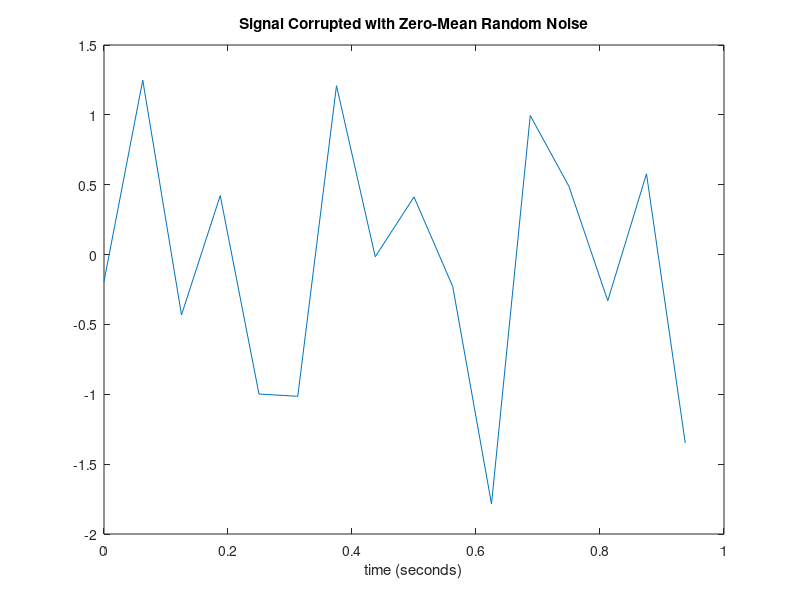
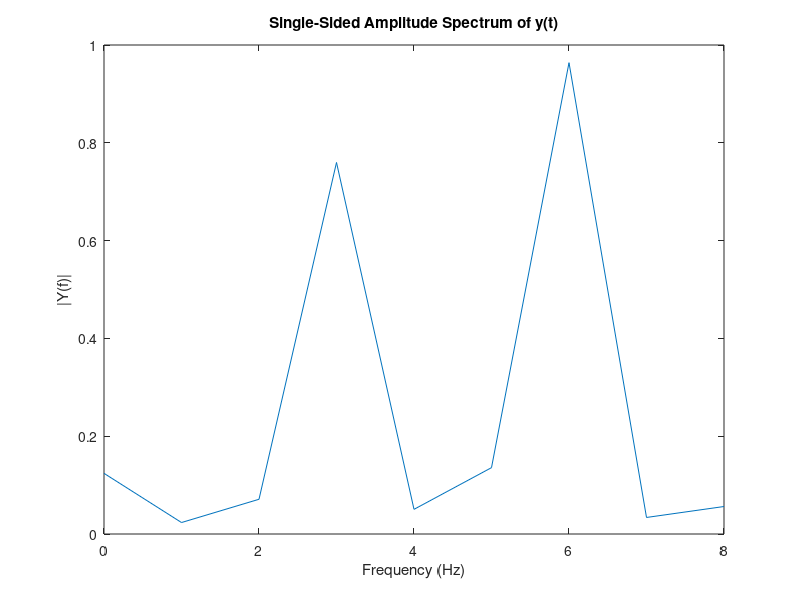

MATLAB code to generate these figures, in order:


%close all

Fs = 16;                    % Sampling frequency
T = 1/Fs;                     % Sample time
L = 16;                     % Length of signal
t = (0:L-1)*T;                % Time vector
% Sum of a 3 Hz sinusoid and a 5 Hz sinusoid
x = 0.7*sin(2*pi*3*t) + sin(2*pi*6*t); 

y = x + .2*randn(size(t));     % Sinusoids plus noise
yt=y';
plot(t(1:L),y(1:L))
title('Signal Corrupted with Zero-Mean Random Noise')
xlabel('time (seconds)')

NFFT = 2^nextpow2(L); % Next power of 2 from length of y
Y = fft(y,NFFT)/L;
f = Fs/2*linspace(0,1,NFFT/2+1);

% Plot single-sided amplitude spectrum.
absolute = 2*abs(Y(1:NFFT/2+1)) ; 
figure; 
plot(f,absolute) 
title('Single-Sided Amplitude Spectrum of y(t)')
xlabel('Frequency (Hz)')
ylabel('|Y(f)|')
text = sprintf('Value at 3 Hz is %s',absolute(3));
disp(text) ; 
text = sprintf('Value at 5 Hz is %s',absolute(5));
disp(text) ; 



%% save ceo file

yt=single(yt);
signalhex=num2hex(yt);

fid=fopen('signal.coe','wt');
fprintf(fid,'memory_initialization_radix=16;\n');
fprintf(fid,'memory_initialization_vector=\n');

for i=1:16
        for j=1:8
            fprintf(fid,'%c',signalhex(i,j));
        end
        
        if(i==16)
            fprintf(fid,';\n');
        else
            fprintf(fid, ',\n');
        end
end

fclose(fid);
